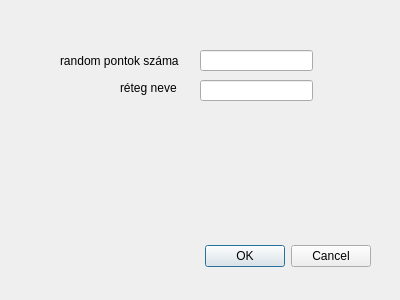
<?xml version="1.0" encoding="UTF-8"?>
<ui version="4.0">
 <class>mypluginDialogBase</class>
 <widget class="QDialog" name="mypluginDialogBase">
  <property name="geometry">
   <rect>
    <x>0</x>
    <y>0</y>
    <width>400</width>
    <height>300</height>
   </rect>
  </property>
  <property name="windowTitle">
   <string>myplugin</string>
  </property>
  <widget class="QDialogButtonBox" name="button_box">
   <property name="geometry">
    <rect>
     <x>30</x>
     <y>240</y>
     <width>341</width>
     <height>32</height>
    </rect>
   </property>
   <property name="orientation">
    <enum>Qt::Horizontal</enum>
   </property>
   <property name="standardButtons">
    <set>QDialogButtonBox::Cancel|QDialogButtonBox::Ok</set>
   </property>
  </widget>
  <widget class="QLineEdit" name="point_number">
   <property name="geometry">
    <rect>
     <x>200</x>
     <y>50</y>
     <width>113</width>
     <height>21</height>
    </rect>
   </property>
  </widget>
  <widget class="QLabel" name="label">
   <property name="geometry">
    <rect>
     <x>60</x>
     <y>40</y>
     <width>141</width>
     <height>41</height>
    </rect>
   </property>
   <property name="text">
    <string>random pontok száma</string>
   </property>
  </widget>
  <widget class="QLabel" name="label_2">
   <property name="geometry">
    <rect>
     <x>120</x>
     <y>80</y>
     <width>71</width>
     <height>16</height>
    </rect>
   </property>
   <property name="text">
    <string>réteg neve</string>
   </property>
  </widget>
  <widget class="QLineEdit" name="name_widget">
   <property name="geometry">
    <rect>
     <x>200</x>
     <y>80</y>
     <width>113</width>
     <height>21</height>
    </rect>
   </property>
  </widget>
 </widget>
 <resources/>
 <connections>
  <connection>
   <sender>button_box</sender>
   <signal>accepted()</signal>
   <receiver>mypluginDialogBase</receiver>
   <slot>accept()</slot>
   <hints>
    <hint type="sourcelabel">
     <x>20</x>
     <y>20</y>
    </hint>
    <hint type="destinationlabel">
     <x>20</x>
     <y>20</y>
    </hint>
   </hints>
  </connection>
  <connection>
   <sender>button_box</sender>
   <signal>rejected()</signal>
   <receiver>mypluginDialogBase</receiver>
   <slot>reject()</slot>
   <hints>
    <hint type="sourcelabel">
     <x>20</x>
     <y>20</y>
    </hint>
    <hint type="destinationlabel">
     <x>20</x>
     <y>20</y>
    </hint>
   </hints>
  </connection>
 </connections>
</ui>
